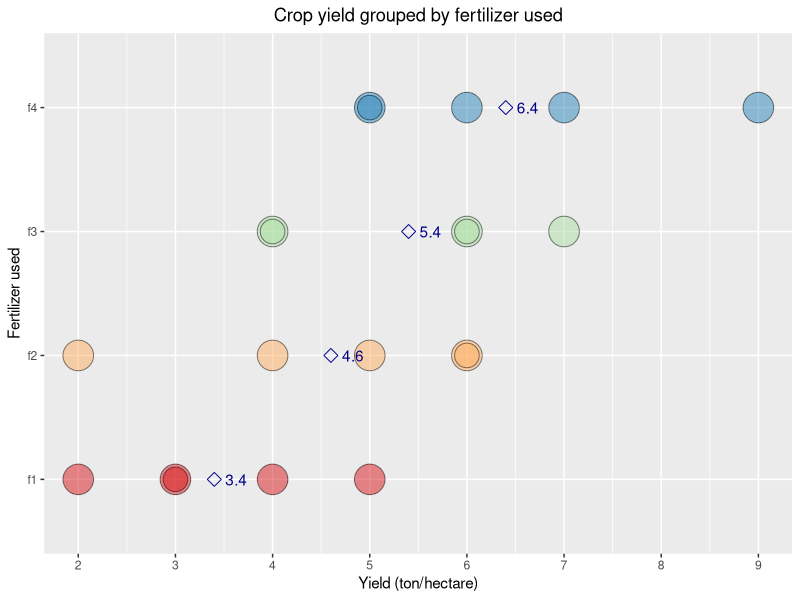

Recreate this plot in R.
library(ggplot2)
library(tidyr)
library(dplyr)
library(RColorBrewer)
library(multcomp)
#Data setup
df_long <- read.csv('./yield_data.csv',header = FALSE)
colnames(df_long) <- c("Fertilizer","Yield","plot_size")

# Attempt to remove dependecy on csv file
# Cant get the resulting data frame to work - don't know why???
# Fertilizer <- c("f1","f1","f1","f1","f1","f2","f2","f2","f2","f2","f3","f3","f3","f3","f3","f4","f4","f4","f4","f4")
# Yield <- c(3,2,4,3,5,5,4,2,6,6,7,6,4,6,4,7,5,5,6,9)
# plot_size <- c(1.1,1.1,1.1,2.2,1.1,1.1,1.1,1.1,1.1,2.2,1.1,1.1,1.1,2.2,2.2,1.1,1.1,2.2,1.1,1.1)
# df_long <- data.frame(cbind(Fertilizer,Yield,plot_size))

df_long$pch <- factor(df_long$plot_size)

# Part A - Draw me a pretty graph
# Box-plot
ggplot(data=df_long, aes(x=Fertilizer, y=Yield))+
  geom_point(data=df_long,pch=21,alpha=0.5,aes(bg=Fertilizer, size=plot_size))+
  scale_size_continuous(range = c(10,8))+
  ggtitle("Crop yield grouped by fertilizer used")+
  xlab("Fertilizer used")+
  ylab("Yield (ton/hectare)")+
  scale_fill_brewer(palette="Spectral")+
  stat_summary(fun.y = mean,
               colour="darkblue",
               geom = "point",
               shape = 5,
               size = 3,
               show.legend = TRUE) +
  stat_summary(fun.y = mean,
               colour = "darkblue",
               geom = "text",
               show.legend = FALSE,
               hjust = -0.5,
               aes(label = round(..y.., digits = 3)))+
  theme(legend.position = "none",
        plot.title =element_text(hjust = 0.5))+
  scale_y_continuous(breaks=seq(0, 9, 1))+
  coord_flip()
# + in Mean values
# + more values on the y axis

# Part B - Explain what alpha is:
# alphj is the difference between the mean yield of the fields exposed to fertilizer 1 and the mean yield of the fields exposed to fertilizer j.
# This allows us to reframe our hypothesis such that if no their is np difference between the fertilizers then
# a2=a3=a4=a5=0

# Part C - Fit the model in Frequentist framework, Report means & alphas, Perform Freq. Hypothsis test, report conclusion with justification
## Fit the model
yield_lm <- lm(Yield ~ Fertilizer,data = df_long)
## Report Means and Alphas
alphas <- yield_lm$coefficients
names(alphas) <- c("mu_hat","alpha2","alpha3","alpha4")
alphas
## Frequentist Hypothesis test
### ANOVA test for rejecting null hypothesis of all means being equivalent
anova(yield_lm)
### "If we take a SIZE of 0.05 to be our threshold then our P value of 0.03388 means we can reject our null hypothesis that the mean yields of each of the groups is equivalent.


#Part D - Tukey
yield_aov <- aov(Yield ~ Fertilizer,data = df_long)
tukey_results <- TukeyHSD(yield_aov)
tukey_analysis <- tukey_results$Fertilizer[,"p adj"]
### "The results of our Tukey can analysis can be seen in "
tukey_analysis
### "Here we see the p-values when directly comparing each of the fertilizer groups in turn. If we continue to use a acceptabel threshold of 0.05 we can see that the only groups we can determine to be ssignificantly different are groups f1 and f4:"
tukey_analysis[which(tukey_analysis < 0.05)]
#"This allows us to reject the null hypothesis that there is no difference between groups f4 and f1 where our probability of not ENCOUNTERING a Type 1 error of 95%"

# Part E - some question about Units???
# Mean Parameterised Linear Model
yield_lm_mp <- lm(Yield ~ Fertilizer -1, data = df_long)
# Generalised Linear Hypothesis test for mu4 0.5 greater than other means
ght <- glht(yield_lm_mp,linfct="Fertilizerf4 - ((Fertilizerf1 + Fertilizerf2 + Fertilizerf3)/3) <= 0.5")
summary(ght)
